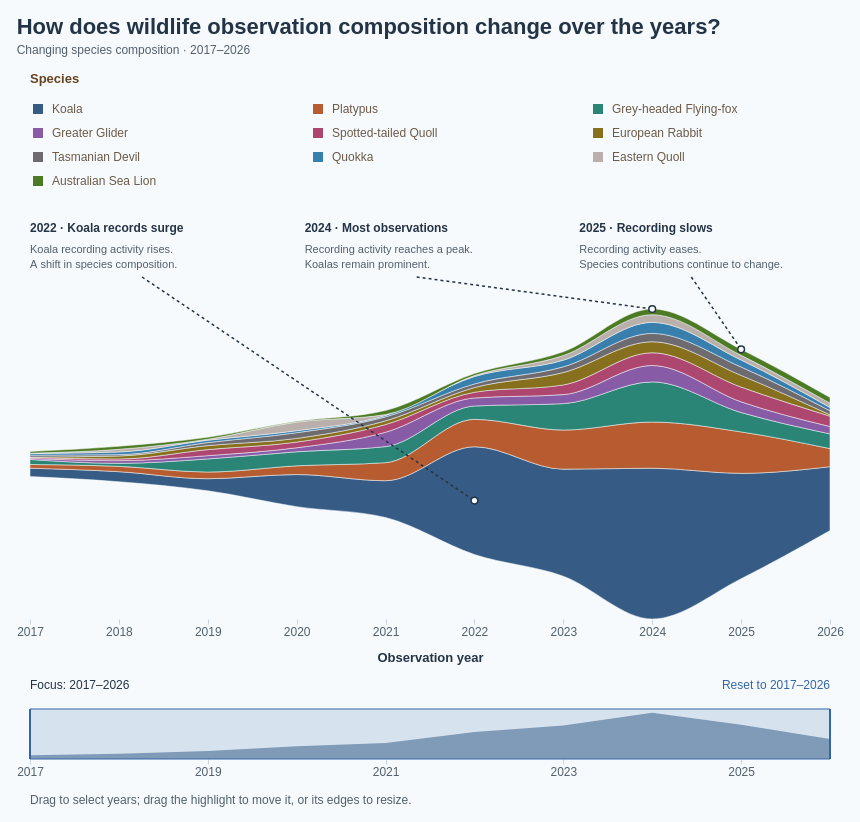

This figure's Vega-Lite source:
### Vega specification from a JSON file in a GitHub repository (floating-point values rounded to 4 significant figures)
{"$schema": "https://vega.github.io/schema/vega/v5.json", "description": "Streamgraph of wildlife observation composition in 2017–2026, showing the top ten species selected within the selected observation years, with 4,139 records in the displayed ten available years. Source: Dataset/observations-794195.csv. Species selected by observation count in the selected years; subspecies combined by the first two scientific-name components. Includes records without coordinates. Zero-count species-years retained. Annual counts use observation dates. A centered stack gives a streamgraph: band thickness represents observation count; vertical band position has no numeric meaning. Monotone interpolation smoothly connects the recorded annual values; curves between years are visual interpolation, not additional observations. Tooltip shares use the total of the displayed ten species in the given year. Hover or click bands or legend to highlight; click again, Clear highlight, or Escape clears selection. Counts reflect recording activity, not animal abundance. Drag outside the highlighted overview range to select years; drag the highlight to move the range, or drag either edge to resize it. Use Reset to restore 2017–2026. Legend totals cover the full period. Species colours match the ten-species palette in BumpChart.vg.json; species selection uses the selected years; annual counts and legend totals cover 2017–2026. Three in-chart annotations highlight the 2022 Koala increase, the 2024 annual-total peak, and the 2025 decline; anchors use the current centered stack and annotations hide when their year is outside the focus range. Uses the 10 most recent available observation years (2017–2026), including partial 2026.", "width": 800, "height": 400, "padding": 16, "background": "#f7fafc", "title": {"text": "How does wildlife observation composition change over the years?", "subtitle": ["Changing species composition · 2017–2026"], "anchor": "start", "font": "Arial", "fontSize": 22, "color": "#243447", "subtitleFont": "Arial", "subtitleFontSize": 12, "subtitleColor": "#52606d", "offset": 16, "subtitlePadding": 6, "subtitleLineHeight": 16, "fontWeight": "bold"}, "signals": [{"name": "pointerScale", "value": 1}, {"name": "pointerOffset", "value": 0}, {"name": "minYear", "value": 2017}, {"name": "maxYear", "value": 2026}, {"name": "brushDragStart", "value": {"year": 2017, "range": [2017, 2026]}, "on": [{"events": "@brushSelection:mousedown, @brushHandle0:mousedown, @brushHandle1:mousedown", "update": "{year: invert('overviewX', ((x() + pointerOffset) / pointerScale - pointerOffset)), range: slice(yearRange), mode: (yearRange[0] === minYear && yearRange[1] === maxYear) || event.shiftKey ? 'new' : 'move'}"}]}, {"name": "yearRange", "value": [2017, 2026], "on": [{"events": "@brushTarget:mousedown", "update": "[round(clamp(invert('overviewX', ((x() + pointerOffset) / pointerScale - pointerOffset)), minYear, maxYear)), round(clamp(invert('overviewX', ((x() + pointerOffset) / pointerScale - pointerOffset)), minYear, maxYear))]"}, {"events": "@brushSelection:mousedown", "update": "(yearRange[0] === minYear && yearRange[1] === maxYear) || event.shiftKey ? [round(clamp(invert('overviewX', ((x() + pointerOffset) / pointerScale - pointerOffset)), minYear, maxYear)), round(clamp(invert('overviewX', ((x() + pointerOffset) / pointerScale - pointerOffset)), minYear, maxYear))] : yearRange"}, {"events": "[@brushTarget:mousedown, window:mouseup] > window:mousemove!", "update": "[min(brushAnchor, round(clamp(invert('overviewX', ((x() + pointerOffset) / pointerScale - pointerOffset)), minYear, maxYear))), max(brushAnchor, round(clamp(invert('overviewX', ((x() + pointerOffset) / pointerScale - pointerOffset)), minYear, maxYear)))]"}, {"events": "[@brushSelection:mousedown, window:mouseup] > window:mousemove!", "update": "brushDragStart.mode === 'new' ? [min(round(brushDragStart.year), round(clamp(invert('overviewX', ((x() + pointerOffset) / pointerScale - pointerOffset)), minYear, maxYear))), max(round(brushDragStart.year), round(clamp(invert('overviewX', ((x() + pointerOffset) / pointerScale - pointerOffset)), minYear, maxYear)))] : [brushDragStart.range[0] + clamp(round(invert('overviewX', ((x() + pointerOffset) / pointerScale - pointerOffset)) - brushDragStart.year), minYear - brushDragStart.range[0], maxYear - brushDragStart.range[1]), brushDragStart.range[1] + clamp(round(invert('overviewX', ((x() + pointerOffset) / pointerScale - pointerOffset)) - brushDragStart.year), minYear - brushDragStart.range[0], maxYear - brushDragStart.range[1])]"}, {"events": "[@brushHandle0:mousedown, window:mouseup] > window:mousemove!", "update": "[round(clamp(invert('overviewX', ((x() + pointerOffset) / pointerScale - pointerOffset)), minYear, brushDragStart.range[1])), brushDragStart.range[1]]"}, {"events": "[@brushHandle1:mousedown, window:mouseup] > window:mousemove!", "update": "[brushDragStart.range[0], round(clamp(invert('overviewX', ((x() + pointerOffset) / pointerScale - pointerOffset)), brushDragStart.range[0], maxYear))]"}, {"events": "@resetYears:click", "update": "[minYear, maxYear]"}]}, {"name": "brushAnchor", "value": 2017, "on": [{"events": "@brushTarget:mousedown", "update": "round(clamp(invert('overviewX', ((x() + pointerOffset) / pointerScale - pointerOffset)), minYear, maxYear))"}]}, {"name": "hoveredSpecies", "value": null, "on": [{"events": "@speciesAreas:mouseover, @yearPoints:mouseover, @legendSymbols:mouseover, @legendLabels:mouseover", "update": "datum.species"}, {"events": "@speciesAreas:mouseout, @yearPoints:mouseout, @legendSymbols:mouseout, @legendLabels:mouseout", "update": "null"}]}, {"name": "selectedSpecies", "value": null, "on": [{"events": "@speciesAreas:click, @yearPoints:click, @legendSymbols:click, @legendLabels:click", "update": "selectedSpecies == datum.species ? null : datum.species"}, {"events": "window:keydown[event.key === 'Escape']", "update": "null"}]}, {"name": "activeSpecies", "update": "hoveredSpecies != null ? hoveredSpecies : selectedSpecies"}, {"name": "legendColumnWidth", "value": 280}, {"name": "legendSymbolSize", "value": 100}], "data": [{"name": "annualCounts", "values": [{"year": 2017, "species": "Koala", "count": 25, "order": 0}, {"year": 2017, "species": "Platypus", "count": 11, "order": 1}, {"year": 2017, "species": "Grey-headed Flying-fox", "count": 15, "order": 2}, {"year": 2017, "species": "Greater Glider", "count": 3, "order": 3}, {"year": 2017, "species": "Spotted-tailed Quoll", "count": 3, "order": 4}, {"year": 2017, "species": "European Rabbit", "count": 1, "order": 5}, {"year": 2017, "species": "Tasmanian Devil", "count": 6, "order": 6}, {"year": 2017, "species": "Quokka", "count": 5, "order": 7}, {"year": 2017, "species": "Eastern Quoll", "count": 1, "order": 8}, {"year": 2017, "species": "Australian Sea Lion", "count": 5, "order": 9}, {"year": 2018, "species": "Koala", "count": 30, "order": 0}, {"year": 2018, "species": "Platypus", "count": 16, "order": 1}, {"year": 2018, "species": "Grey-headed Flying-fox", "count": 9, "order": 2}, {"year": 2018, "species": "Greater Glider", "count": 8, "order": 3}, {"year": 2018, "species": "Spotted-tailed Quoll", "count": 5, "order": 4}, {"year": 2018, "species": "European Rabbit", "count": 9, "order": 5}, {"year": 2018, "species": "Tasmanian Devil", "count": 4, "order": 6}, {"year": 2018, "species": "Quokka", "count": 8, "order": 7}, {"year": 2018, "species": "Eastern Quoll", "count": 8, "order": 8}, {"year": 2018, "species": "Australian Sea Lion", "count": 9, "order": 9}, {"year": 2019, "species": "Koala", "count": 36, "order": 0}, {"year": 2019, "species": "Platypus", "count": 20, "order": 1}, {"year": 2019, "species": "Grey-headed Flying-fox", "count": 39, "order": 2}, {"year": 2019, "species": "Greater Glider", "count": 10, "order": 3}, {"year": 2019, "species": "Spotted-tailed Quoll", "count": 18, "order": 4}, {"year": 2019, "species": "European Rabbit", "count": 12, "order": 5}, {"year": 2019, "species": "Tasmanian Devil", "count": 9, "order": 6}, {"year": 2019, "species": "Quokka", "count": 7, "order": 7}, {"year": 2019, "species": "Eastern Quoll", "count": 3, "order": 8}, {"year": 2019, "species": "Australian Sea Lion", "count": 6, "order": 9}, {"year": 2020, "species": "Koala", "count": 96, "order": 0}, {"year": 2020, "species": "Platypus", "count": 26, "order": 1}, {"year": 2020, "species": "Grey-headed Flying-fox", "count": 42, "order": 2}, {"year": 2020, "species": "Greater Glider", "count": 12, "order": 3}, {"year": 2020, "species": "Spotted-tailed Quoll", "count": 17, "order": 4}, {"year": 2020, "species": "European Rabbit", "count": 11, "order": 5}, {"year": 2020, "species": "Tasmanian Devil", "count": 17, "order": 6}, {"year": 2020, "species": "Quokka", "count": 6, "order": 7}, {"year": 2020, "species": "Eastern Quoll", "count": 26, "order": 8}, {"year": 2020, "species": "Australian Sea Lion", "count": 2, "order": 9}, {"year": 2021, "species": "Koala", "count": 110, "order": 0}, {"year": 2021, "species": "Platypus", "count": 54, "order": 1}, {"year": 2021, "species": "Grey-headed Flying-fox", "count": 48, "order": 2}, {"year": 2021, "species": "Greater Glider", "count": 43, "order": 3}, {"year": 2021, "species": "Spotted-tailed Quoll", "count": 23, "order": 4}, {"year": 2021, "species": "European Rabbit", "count": 11, "order": 5}, {"year": 2021, "species": "Tasmanian Devil", "count": 12, "order": 6}, {"year": 2021, "species": "Quokka", "count": 4, "order": 7}, {"year": 2021, "species": "Eastern Quoll", "count": 3, "order": 8}, {"year": 2021, "species": "Australian Sea Lion", "count": 12, "order": 9}, {"year": 2022, "species": "Koala", "count": 322, "order": 0}, {"year": 2022, "species": "Platypus", "count": 82, "order": 1}, {"year": 2022, "species": "Grey-headed Flying-fox", "count": 40, "order": 2}, {"year": 2022, "species": "Greater Glider", "count": 24, "order": 3}, {"year": 2022, "species": "Spotted-tailed Quoll", "count": 17, "order": 4}, {"year": 2022, "species": "European Rabbit", "count": 14, "order": 5}, {"year": 2022, "species": "Tasmanian Devil", "count": 11, "order": 6}, {"year": 2022, "species": "Quokka", "count": 22, "order": 7}, {"year": 2022, "species": "Eastern Quoll", "count": 3, "order": 8}, {"year": 2022, "species": "Australian Sea Lion", "count": 6, "order": 9}, {"year": 2023, "species": "Koala", "count": 320, "order": 0}, {"year": 2023, "species": "Platypus", "count": 117, "order": 1}, {"year": 2023, "species": "Grey-headed Flying-fox", "count": 79, "order": 2}, {"year": 2023, "species": "Greater Glider", "count": 27, "order": 3}, {"year": 2023, "species": "Spotted-tailed Quoll", "count": 29, "order": 4}, {"year": 2023, "species": "European Rabbit", "count": 37, "order": 5}, {"year": 2023, "species": "Tasmanian Devil", "count": 17, "order": 6}, {"year": 2023, "species": "Quokka", "count": 20, "order": 7}, {"year": 2023, "species": "Eastern Quoll", "count": 14, "order": 8}, {"year": 2023, "species": "Australian Sea Lion", "count": 11, "order": 9}, {"year": 2024, "species": "Koala", "count": 451, "order": 0}, {"year": 2024, "species": "Platypus", "count": 138, "order": 1}, {"year": 2024, "species": "Grey-headed Flying-fox", "count": 120, "order": 2}, {"year": 2024, "species": "Greater Glider", "count": 49, "order": 3}, {"year": 2024, "species": "Spotted-tailed Quoll", "count": 38, "order": 4}, {"year": 2024, "species": "European Rabbit", "count": 33, "order": 5}, {"year": 2024, "species": "Tasmanian Devil", "count": 25, "order": 6}, {"year": 2024, "species": "Quokka", "count": 33, "order": 7}, {"year": 2024, "species": "Eastern Quoll", "count": 23, "order": 8}, {"year": 2024, "species": "Australian Sea Lion", "count": 17, "order": 9}, {"year": 2025, "species": "Koala", "count": 315, "order": 0}, {"year": 2025, "species": "Platypus", "count": 124, "order": 1}, {"year": 2025, "species": "Grey-headed Flying-fox", "count": 58, "order": 2}, {"year": 2025, "species": "Greater Glider", "count": 32, "order": 3}, {"year": 2025, "species": "Spotted-tailed Quoll", "count": 44, "order": 4}, {"year": 2025, "species": "European Rabbit", "count": 35, "order": 5}, {"year": 2025, "species": "Tasmanian Devil", "count": 25, "order": 6}, {"year": 2025, "species": "Quokka", "count": 21, "order": 7}, {"year": 2025, "species": "Eastern Quoll", "count": 14, "order": 8}, {"year": 2025, "species": "Australian Sea Lion", "count": 18, "order": 9}, {"year": 2026, "species": "Koala", "count": 191, "order": 0}, {"year": 2026, "species": "Platypus", "count": 54, "order": 1}, {"year": 2026, "species": "Grey-headed Flying-fox", "count": 44, "order": 2}, {"year": 2026, "species": "Greater Glider", "count": 22, "order": 3}, {"year": 2026, "species": "Spotted-tailed Quoll", "count": 31, "order": 4}, {"year": 2026, "species": "European Rabbit", "count": 4, "order": 5}, {"year": 2026, "species": "Tasmanian Devil", "count": 12, "order": 6}, {"year": 2026, "species": "Quokka", "count": 10, "order": 7}, {"year": 2026, "species": "Eastern Quoll", "count": 13, "order": 8}, {"year": 2026, "species": "Australian Sea Lion", "count": 17, "order": 9}]}, {"name": "legendEntries", "values": [{"species": "Koala", "order": 0, "total": 1896}, {"species": "Platypus", "order": 1, "total": 642}, {"species": "Grey-headed Flying-fox", "order": 2, "total": 494}, {"species": "Greater Glider", "order": 3, "total": 230}, {"species": "Spotted-tailed Quoll", "order": 4, "total": 225}, {"species": "European Rabbit", "order": 5, "total": 167}, {"species": "Tasmanian Devil", "order": 6, "total": 138}, {"species": "Quokka", "order": 7, "total": 136}, {"species": "Eastern Quoll", "order": 8, "total": 108}, {"species": "Australian Sea Lion", "order": 9, "total": 103}]}, {"name": "focusedCounts", "source": "annualCounts", "transform": [{"type": "filter", "expr": "datum.year >= yearRange[0] && datum.year <= yearRange[1]"}, {"type": "joinaggregate", "groupby": ["year"], "fields": ["count"], "ops": ["sum"], "as": ["yearTotal"]}, {"type": "stack", "groupby": ["year"], "field": "count", "sort": {"field": "order", "order": "ascending"}, "as": ["y0", "y1"], "offset": "center"}]}, {"name": "yearTotals", "source": "annualCounts", "transform": [{"type": "aggregate", "groupby": ["year"], "fields": ["count"], "ops": ["sum"], "as": ["total"]}]}, {"name": "insightAnnotations", "source": "focusedCounts", "transform": [{"type": "filter", "expr": "(datum.year == 2022 && datum.species == 'Koala') || ((datum.year == 2024 || datum.year == 2025) && datum.order == 9)"}, {"type": "formula", "expr": "datum.year == 2022 ? 0 : datum.year == 2024 ? width / 3 + 8 : 2 * width / 3 + 16", "as": "labelX"}, {"type": "formula", "expr": "datum.year == 2022 ? '2022 · Koala records surge' : datum.year == 2024 ? '2024 · Most observations' : '2025 · Recording slows'", "as": "heading"}, {"type": "formula", "expr": "datum.year == 2022 ? 'Koala recording activity rises.' : datum.year == 2024 ? 'Recording activity reaches a peak.' : 'Recording activity eases.'", "as": "detail"}, {"type": "formula", "expr": "datum.year == 2022 ? 'A shift in species composition.' : datum.year == 2024 ? 'Koalas remain prominent.' : 'Species contributions continue to change.'", "as": "detail2"}, {"type": "formula", "expr": "datum.year == 2022 ? (datum.y0 + datum.y1) / 2 : datum.y1", "as": "anchorY"}]}], "scales": [{"name": "x", "type": "linear", "domain": {"signal": "yearRange[0] === yearRange[1] ? [yearRange[0] - 0.5, yearRange[1] + 0.5] : yearRange"}, "range": "width", "zero": false, "nice": false}, {"name": "y", "type": "linear", "domain": {"data": "focusedCounts", "fields": ["y0", "y1"]}, "range": [{"signal": "height"}, 90], "zero": true, "nice": false}, {"name": "color", "type": "ordinal", "domain": ["Koala", "Platypus", "Grey-headed Flying-fox", "Greater Glider", "Spotted-tailed Quoll", "European Rabbit", "Quokka", "Tasmanian Devil", "Eastern Barred Bandicoot", "Numbat", "Australian Sea Lion", "Eastern Quoll"], "range": ["#365B85", "#B65C30", "#2A8576", "#885BA6", "#AD4770", "#86701D", "#397FAD", "#6D6B70", "#C17A24", "#5146A0", "#4D7A24", "#bab0ab"]}, {"name": "overviewX", "type": "linear", "domain": [2017, 2026], "range": "width", "zero": false}, {"name": "overviewY", "type": "linear", "domain": {"data": "yearTotals", "field": "total"}, "range": [{"signal": "height + 140"}, {"signal": "height + 90"}], "zero": true, "nice": true}], "axes": [{"scale": "x", "orient": "bottom", "title": "Observation year", "format": "d", "labelOverlap": true, "domain": false, "tickColor": "#c9d4df", "labelColor": "#52606d", "titleColor": "#243447", "titlePadding": 14, "tickCount": {"signal": "min(10, yearRange[1] - yearRange[0] + 1)"}, "tickMinStep": 1}, {"scale": "overviewX", "orient": "bottom", "offset": 140, "format": "d", "tickCount": 8, "labelOverlap": true, "title": null, "values": [2017, 2018, 2019, 2020, 2021, 2022, 2023, 2024, 2025, 2026], "domain": false, "tickColor": "#c9d4df", "labelColor": "#52606d"}], "marks": [{"name": "series", "type": "group", "from": {"facet": {"name": "seriesData", "data": "focusedCounts", "groupby": "species"}}, "marks": [{"name": "speciesAreas", "type": "area", "encode": {"update": {"x": {"scale": "x", "field": "year"}, "y": {"scale": "y", "field": "y1"}, "y2": {"scale": "y", "field": "y0"}, "fill": {"scale": "color", "field": "species"}, "fillOpacity": {"signal": "activeSpecies == null || activeSpecies == datum.species ? 1 : 0.16"}, "stroke": {"value": "#f7fafc"}, "strokeWidth": {"value": 0.5}, "cursor": {"value": "pointer"}, "tooltip": {"signal": "{'Species': datum.species, 'Year': datum.year, 'Observations': datum.count, 'Top 10 species in year': datum.yearTotal, 'Share of top 10 in year': datum.yearTotal ? format(datum.count / datum.yearTotal, '.1%') : 'No observations'}"}, "interpolate": {"value": "monotone"}, "description": {"signal": "datum.species + ', ' + datum.year + ': ' + datum.count + ' observations, ' + format(datum.count / datum.yearTotal, '.1%') + ' of the top ten species'"}}}, "from": {"data": "seriesData"}, "sort": {"field": "datum.year"}}]}, {"name": "yearPoints", "type": "symbol", "encode": {"update": {"x": {"scale": "x", "field": "year"}, "y": {"signal": "scale('y', (datum.y0 + datum.y1) / 2)"}, "size": {"value": 65}, "fill": {"scale": "color", "field": "species"}, "opacity": {"signal": "yearRange[0] == yearRange[1] ? (activeSpecies == null || activeSpecies == datum.species ? 1 : 0.16) : 0"}, "stroke": {"value": "#f7fafc"}, "strokeWidth": {"value": 1.5}, "cursor": {"value": "pointer"}, "tooltip": {"signal": "{'Species': datum.species, 'Year': datum.year, 'Observations': datum.count, 'Top 10 species in year': datum.yearTotal, 'Share of top 10 in year': datum.yearTotal ? format(datum.count / datum.yearTotal, '.1%') : 'No observations'}"}}}, "from": {"data": "focusedCounts"}}, {"name": "insightLeaders", "type": "rule", "interactive": false, "from": {"data": "insightAnnotations"}, "encode": {"update": {"x": {"signal": "datum.labelX + 112"}, "y": {"value": 58}, "x2": {"scale": "x", "field": "year"}, "y2": {"scale": "y", "field": "anchorY"}, "stroke": {"value": "#243447"}, "strokeWidth": {"value": 1.5}, "strokeDash": {"value": [3, 3]}, "opacity": {"value": 1}}}}, {"name": "insightAnchors", "type": "symbol", "interactive": false, "from": {"data": "insightAnnotations"}, "encode": {"update": {"x": {"scale": "x", "field": "year"}, "y": {"scale": "y", "field": "anchorY"}, "size": {"value": 45}, "fill": {"value": "#f7fafc"}, "stroke": {"value": "#243447"}, "strokeWidth": {"value": 1.5}}}}, {"name": "insightHeadings", "type": "text", "interactive": false, "from": {"data": "insightAnnotations"}, "encode": {"update": {"x": {"field": "labelX"}, "y": {"value": 4}, "baseline": {"value": "top"}, "text": {"field": "heading"}, "fontSize": {"value": 12}, "fontWeight": {"value": "bold"}, "fill": {"value": "#243447"}}}}, {"name": "insightDetails", "type": "text", "interactive": false, "from": {"data": "insightAnnotations"}, "encode": {"update": {"x": {"field": "labelX"}, "y": {"value": 25}, "baseline": {"value": "top"}, "text": {"field": "detail"}, "fontSize": {"value": 11}, "fill": {"value": "#52606d"}}}}, {"name": "insightDetailsSecondLine", "type": "text", "interactive": false, "from": {"data": "insightAnnotations"}, "encode": {"update": {"x": {"field": "labelX"}, "y": {"value": 40}, "baseline": {"value": "top"}, "text": {"field": "detail2"}, "fontSize": {"value": 11}, "fill": {"value": "#52606d"}}}}, {"name": "legendTitle", "type": "text", "encode": {"update": {"x": {"value": 0}, "y": {"value": -136}, "text": {"value": "Species"}, "fontWeight": {"value": "bold"}, "fill": {"value": "#634320"}, "fontSize": {"value": 13}, "font": {"value": "Arial"}}}, "interactive": false}, {"name": "legendSymbols", "type": "symbol", "encode": {"update": {"x": {"signal": "8 + (datum.order % 3) * legendColumnWidth"}, "y": {"signal": "-110 + floor(datum.order / 3) * 24"}, "shape": {"value": "square"}, "size": {"signal": "legendSymbolSize"}, "fill": {"scale": "color", "field": "species"}, "opacity": {"signal": "activeSpecies == null || activeSpecies == datum.species ? 1 : 0.16"}, "stroke": {"signal": "selectedSpecies == datum.species ? '#243447' : 'transparent'"}, "strokeWidth": {"value": 2}, "cursor": {"value": "pointer"}, "tooltip": {"signal": "{'Species': datum.species, 'Observations (2017–2026)': datum.total}"}}}, "from": {"data": "legendEntries"}}, {"name": "legendLabels", "type": "text", "encode": {"update": {"x": {"signal": "22 + (datum.order % 3) * legendColumnWidth"}, "y": {"signal": "-110 + floor(datum.order / 3) * 24"}, "baseline": {"value": "middle"}, "text": {"field": "species"}, "fontSize": {"value": 12}, "fill": {"value": "#6a5b49"}, "opacity": {"signal": "activeSpecies == null || activeSpecies == datum.species ? 1 : 0.16"}, "fontWeight": {"signal": "selectedSpecies == datum.species ? 'bold' : 'normal'"}, "cursor": {"value": "pointer"}, "font": {"value": "Arial"}}}, "from": {"data": "legendEntries"}}, {"name": "focusLabel", "type": "text", "encode": {"update": {"x": {"value": 0}, "y": {"signal": "height + 70"}, "text": {"signal": "'Focus: ' + yearRange[0] + '–' + yearRange[1]"}, "fontSize": {"value": 12}, "fill": {"value": "#243447"}}}, "interactive": false}, {"name": "overview", "type": "area", "encode": {"update": {"x": {"scale": "overviewX", "field": "year"}, "y": {"scale": "overviewY", "field": "total"}, "y2": {"signal": "height + 140"}, "fill": {"value": "#8fa6bb"}}}, "interactive": false, "sort": {"field": "datum.year"}, "from": {"data": "yearTotals"}}, {"name": "brushTarget", "type": "rect", "encode": {"update": {"x": {"value": 0}, "width": {"signal": "width"}, "y": {"signal": "height + 90"}, "height": {"value": 50}, "fill": {"value": "transparent"}, "cursor": {"value": "crosshair"}}}}, {"name": "brushSelection", "type": "rect", "encode": {"update": {"x": {"signal": "max(0, scale('overviewX', yearRange[0]) - (yearRange[0] === yearRange[1] ? 8 : 0))"}, "x2": {"signal": "min(width, scale('overviewX', yearRange[1]) + (yearRange[0] === yearRange[1] ? 8 : 0))"}, "y": {"signal": "height + 90"}, "y2": {"signal": "height + 140"}, "fill": {"value": "#3366a6"}, "fillOpacity": {"value": 0.16}, "stroke": {"value": "#3366a6"}, "cursor": {"signal": "yearRange[0] === minYear && yearRange[1] === maxYear ? 'crosshair' : 'move'"}}}, "interactive": true}, {"name": "brushEdge0", "type": "rule", "encode": {"update": {"x": {"signal": "scale('overviewX', yearRange[0])"}, "y": {"signal": "height + 90"}, "y2": {"signal": "height + 140"}, "stroke": {"value": "#3366a6"}, "strokeWidth": {"value": 2}}}, "interactive": false}, {"name": "brushEdge1", "type": "rule", "encode": {"update": {"x": {"signal": "scale('overviewX', yearRange[1])"}, "y": {"signal": "height + 90"}, "y2": {"signal": "height + 140"}, "stroke": {"value": "#3366a6"}, "strokeWidth": {"value": 2}}}, "interactive": false}, {"name": "brushHandle0", "type": "rect", "encode": {"update": {"x": {"signal": "scale('overviewX', yearRange[0]) - 5"}, "width": {"value": 10}, "y": {"signal": "height + 90"}, "height": {"value": 50}, "fill": {"value": "transparent"}, "cursor": {"value": "ew-resize"}}}}, {"name": "brushHandle1", "type": "rect", "encode": {"update": {"x": {"signal": "scale('overviewX', yearRange[1]) - 5"}, "width": {"value": 10}, "y": {"signal": "height + 90"}, "height": {"value": 50}, "fill": {"value": "transparent"}, "cursor": {"value": "ew-resize"}}}}, {"name": "resetYears", "type": "text", "encode": {"update": {"x": {"signal": "width"}, "y": {"signal": "height + 70"}, "text": {"value": "Reset to 2017–2026"}, "fill": {"value": "#3366a6"}, "fontSize": {"value": 12}, "cursor": {"value": "pointer"}, "align": {"value": "right"}, "baseline": {"value": "alphabetic"}}}}, {"name": "brushInstructions", "type": "text", "interactive": false, "encode": {"update": {"x": {"value": 0}, "y": {"signal": "height + 185"}, "text": {"value": "Drag to select years; drag the highlight to move it, or its edges to resize."}, "fontSize": {"value": 12}, "fill": {"value": "#52606d"}}}}], "config": {"text": {"font": "Arial"}, "axis": {"labelFont": "Arial", "titleFont": "Arial", "labelFontSize": 12, "titleFontSize": 13, "labelColor": "#52606d", "titleColor": "#243447", "titlePadding": 12, "domainColor": "#bac7d3", "tickColor": "#bac7d3"}, "legend": {"labelFont": "Arial", "titleFont": "Arial", "labelFontSize": 12, "titleFontSize": 13, "titleFontWeight": "bold", "labelColor": "#6a5b49", "titleColor": "#634320", "symbolType": "square", "symbolSize": 100, "rowPadding": 8, "columnPadding": 24, "labelOffset": 8}}, "usermeta": {"observationWindow": {"source": "Dataset/observations-794195.csv", "dateField": "observed_on", "years": [2017, 2018, 2019, 2020, 2021, 2022, 2023, 2024, 2025, 2026], "yearCount": 10, "includesPartialLatestYear": true}}}
